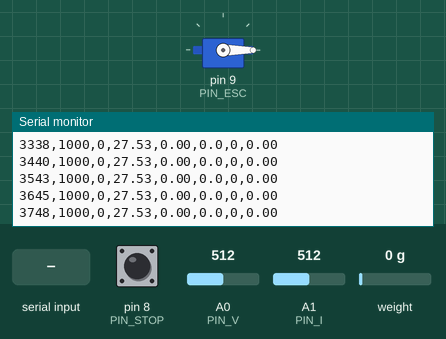
A sketch run on a simulated Arduino Uno, built with avr-gcc and run on an emulated ATmega328P. Parts: servo, the last lines printed to the serial monitor. The inputs (shaded band) are chosen by the test bench; at power-on: weight on the scale 0 g, A1 (PIN_I) = 512, pin 8 (PIN_STOP) HIGH, A0 (PIN_V) = 512.

Above: at 3.9 s.
4.0 s: "s90\n" received over Serial
At 4.06 s:
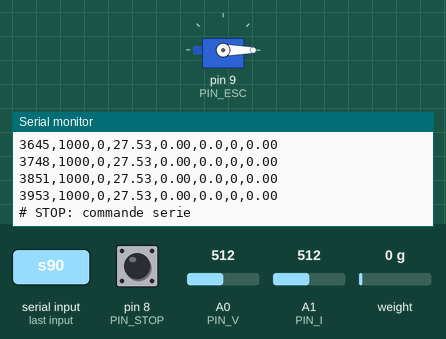
5.5 s: "t90\n" received over Serial
At 7.81 s:
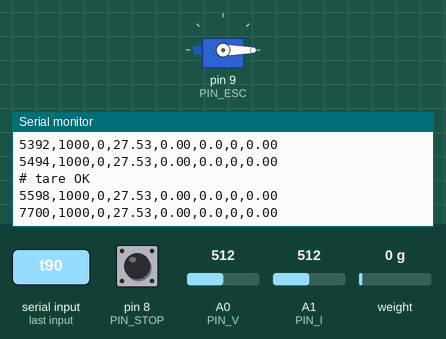
8.5 s: weight on the scale set to 100 g
At 8.53 s:
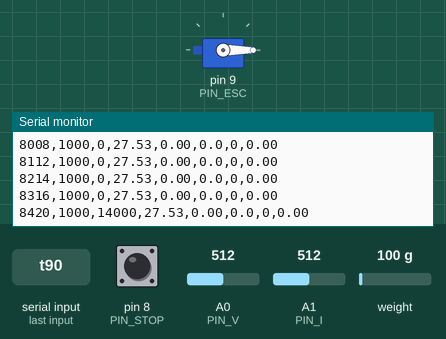
11.5 s: A1 (PIN_I) set to 520
At 11.51 s:
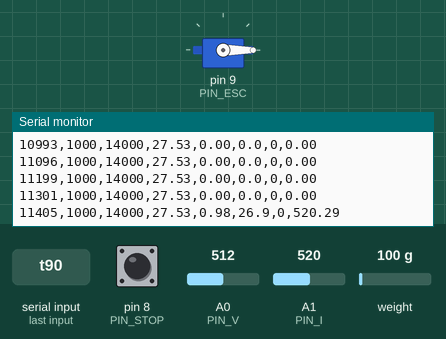
14.5 s: "c90\n" received over Serial
At 14.9 s:
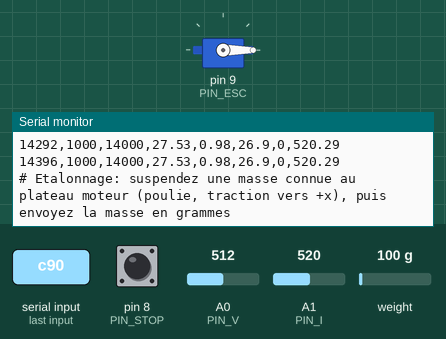
Timing chart, 0 to 17.5 s (numbered marks = the images above; inputs shaded):
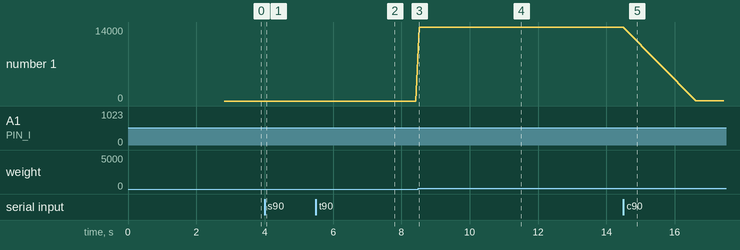

Measured:
- after the input at 4.0 s, the serial monitor: prints a new line after 0.06 s (image 1)
- after the input at 5.5 s, the serial monitor: prints a new line after 2.1 s (image 2)
- after the input at 8.5 s, the serial monitor: prints a new line at once (image 3)
- after the input at 11.5 s, the serial monitor: prints a new line at once (image 4)
- after the input at 14.5 s, the serial monitor: prints a new line at once (image 5)
- plotted number 1: 0 → 14000 after the input at 8.5 s, 14000 → 33 after the input at 14.5 s

The sketch:

banc_essai.ino
```cpp
/*
  Banc d'essai moteur — Dassault UAV Challenge, équipe ISEP
  Carte : Arduino Nano Every (ou Uno/Nano). Mesures : poussée (HX711 + cellule 20 kg, bras 3:1),
  tension et courant batterie (diviseur + ACS758-50B ou module INA226 avec shunt externe),
  régime (capteur optique IR sur une pale), commande ESC par PWM 50 Hz (Servo.h).
  Sortie : CSV sur le port série à 115200 bauds, une ligne par 100 ms :
    t_ms,cmd_us,thrust_g,volt_V,curr_A,power_W,rpm,g_per_W
  Sécurité : la rampe de gaz ne démarre qu'après l'appui sur le bouton START (D7), s'arrête
  immédiatement si le bouton STOP (D8) est relâché (homme mort) ou si la liaison série reçoit 's'.

  Bibliothèques Arduino à installer : "HX711 Arduino Library" (Bogdan Necula), "Servo" (intégrée).
  Câblage (voir notice) :
    HX711  DT -> D2, SCK -> D3, VCC 5 V, GND
    ESC signal -> D9 (Servo), masse commune ESC/Arduino OBLIGATOIRE, l'ESC n'alimente pas l'Arduino
    Diviseur tension batterie (100 k / 10 k) -> A0  (6S max 25,2 V -> 2,29 V)
    ACS758-50B (ou sortie analogique courant) -> A1 ; alimenté en 5 V
    Capteur IR TCRT5000 (sortie numérique) -> D5 (interruption externe)
    Bouton START -> D7 (vers GND, pull-up interne) ; Bouton STOP homme mort -> D8 (vers GND, pull-up)
*/
#include <Servo.h>
#include "HX711.h"

// ---------- réglages à adapter ----------
const float LEVER_RATIO     = 3.0f;      // bras 300 mm au-dessus de l'axe / 100 mm en dessous
float       CAL_FACTOR      = 1.0f;      // facteur HX711 : lu après la procédure d'étalonnage (commande 'c')
const float VDIV_RATIO      = 11.0f;     // (100k + 10k) / 10k
const float ADC_REF_V       = 5.0f;      // Nano Every : 5 V (vérifier au multimètre)
const float ACS_SENS_V_PER_A = 0.040f;   // ACS758-50B : 40 mV/A, zéro à 2,5 V
const int   BLADES          = 3;         // nombre de pales vues par le capteur optique par tour
const int   ESC_MIN_US = 1000, ESC_MAX_US = 2000;
const int   STEP_US = 50, STEP_HOLD_MS = 4000;   // rampe : +50 µs toutes les 4 s
const int   RAMP_MAX_US = 1800;                  // plafond de la rampe automatique (on ne va pas au max sans décision humaine)
const float CURR_LIMIT_A = 40.0f;                // coupure si le courant dépasse (protège le pack 1P au banc)

// ---------- matériel ----------
const int PIN_HX_DT = 2, PIN_HX_SCK = 3, PIN_ESC = 9, PIN_RPM = 5, PIN_START = 7, PIN_STOP = 8, PIN_V = A0, PIN_I = A1;
Servo esc; HX711 scale;
volatile unsigned long pulseCount = 0;
void onPulse() { pulseCount++; }

enum State { IDLE, ARMING, RAMP, STOPPED };
State state = IDLE;
int cmd_us = ESC_MIN_US;
unsigned long tState = 0, tLog = 0, tRpm = 0;
unsigned long lastPulses = 0;
float acsZero = 2.5f;

float readVolt() { return analogRead(PIN_V) * ADC_REF_V / 1023.0f * VDIV_RATIO; }
float readCurr() { return (analogRead(PIN_I) * ADC_REF_V / 1023.0f - acsZero) / ACS_SENS_V_PER_A; }
float readThrustG() { return scale.get_units(1) / LEVER_RATIO; }   // get_units renvoie des grammes après étalonnage

void stopAll(const char* why) {
  esc.writeMicroseconds(ESC_MIN_US); cmd_us = ESC_MIN_US; state = STOPPED;
  Serial.print(F("# STOP: ")); Serial.println(why);
}

void setup() {
  Serial.begin(115200);
  pinMode(PIN_START, INPUT_PULLUP); pinMode(PIN_STOP, INPUT_PULLUP); pinMode(PIN_RPM, INPUT);
  attachInterrupt(digitalPinToInterrupt(PIN_RPM), onPulse, FALLING);
  esc.attach(PIN_ESC, ESC_MIN_US, ESC_MAX_US); esc.writeMicroseconds(ESC_MIN_US);   // armement ESC : gaz mini au démarrage
  scale.begin(PIN_HX_DT, PIN_HX_SCK); scale.set_scale(CAL_FACTOR); delay(500); scale.tare(20);
  // zéro du capteur de courant, moteur à l'arrêt
  long acc = 0; for (int i = 0; i < 100; i++) { acc += analogRead(PIN_I); delay(2); }
  acsZero = acc / 100.0f * ADC_REF_V / 1023.0f;
  Serial.println(F("# Banc d'essai ISEP. Commandes: 's' stop, 't' tare, 'c' etalonnage (poser une masse connue), 'r' lancer la rampe (START maintenu)"));
  Serial.println(F("t_ms,cmd_us,thrust_g,volt_V,curr_A,power_W,rpm,g_per_W"));
  state = IDLE; tState = millis();
}

void loop() {
  unsigned long now = millis();
  // ---- sécurité : homme mort et série
  if (digitalRead(PIN_STOP) == HIGH && state == RAMP) stopAll("bouton homme mort relache");
  if (Serial.available()) {
    char c = Serial.read();
    if (c == 's') stopAll("commande serie");
    else if (c == 't') { scale.tare(20); Serial.println(F("# tare OK")); }
    else if (c == 'c') {
      Serial.println(F("# Etalonnage: suspendez une masse connue au plateau moteur (poulie, traction vers +x), puis envoyez la masse en grammes"));
      while (!Serial.available()) {}
      float known = Serial.parseFloat();
      float raw = scale.get_value(20);                 // valeur brute moyenne, tare déduite
      CAL_FACTOR = raw / (known * LEVER_RATIO);        // la cellule voit 3 x la masse
      scale.set_scale(CAL_FACTOR);
      Serial.print(F("# CAL_FACTOR = ")); Serial.println(CAL_FACTOR, 4);
    }
    else if (c == 'r' && (state == IDLE || state == STOPPED)) { state = ARMING; tState = now; Serial.println(F("# armement 3 s, maintenez STOP enfonce")); }
  }
  // ---- machine à états
  if (state == ARMING && now - tState > 3000) {
    if (digitalRead(PIN_START) == LOW && digitalRead(PIN_STOP) == LOW) { state = RAMP; cmd_us = ESC_MIN_US + 100; tState = now; }
    else if (now - tState > 10000) { state = IDLE; Serial.println(F("# START non appuye, retour IDLE")); }
  }
  if (state == RAMP) {
    if (now - tState > (unsigned long)STEP_HOLD_MS) { cmd_us += STEP_US; tState = now; }
    if (cmd_us > RAMP_MAX_US) stopAll("fin de rampe");
    esc.writeMicroseconds(cmd_us);
  }
  // ---- régime : comptage sur 200 ms
  static float rpm = 0;
  if (now - tRpm >= 200) {
    noInterrupts(); unsigned long p = pulseCount; interrupts();
    rpm = (p - lastPulses) * (60000.0f / 200.0f) / BLADES; lastPulses = p; tRpm = now;
  }
  // ---- journal CSV à 10 Hz
  if (now - tLog >= 100) {
    tLog = now;
    float th = readThrustG(), v = readVolt(), i = readCurr(), pw = v * i;
    if (i > CURR_LIMIT_A && state == RAMP) stopAll("courant > limite");
    Serial.print(now); Serial.print(','); Serial.print(cmd_us); Serial.print(',');
    Serial.print(th, 0); Serial.print(','); Serial.print(v, 2); Serial.print(','); Serial.print(i, 2); Serial.print(',');
    Serial.print(pw, 1); Serial.print(','); Serial.print(rpm, 0); Serial.print(',');
    Serial.println(pw > 1 ? th / pw : 0, 2);
  }
}
```
